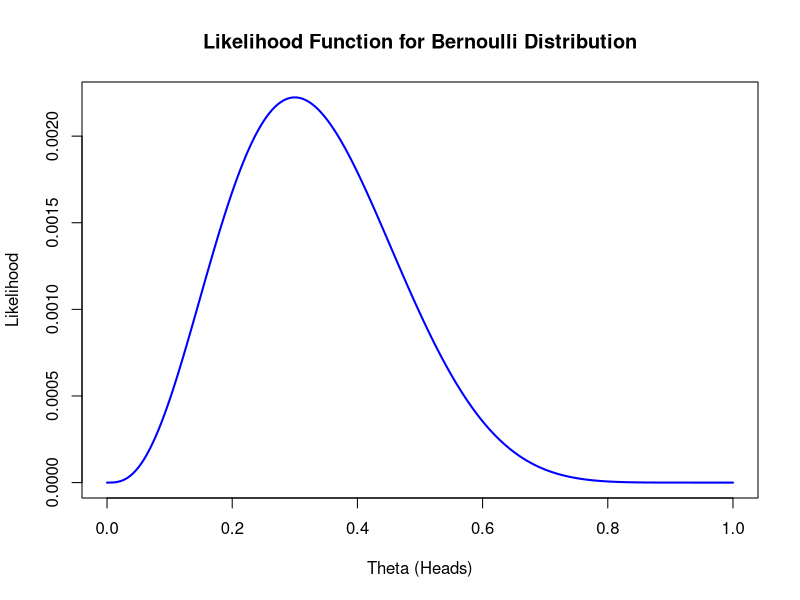
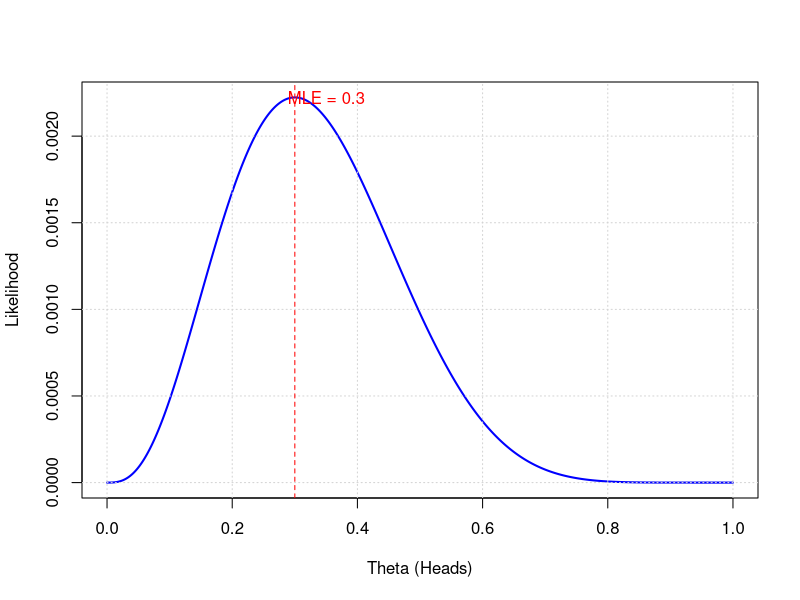

Reproduce these figures in R, in order.
## ---- chunk 1
n <- 10  
successes <- 3 
failures <- n - successes 

likelihood_function <- function(theta) {
  return((theta^successes) * ((1 - theta)^failures))
}

theta_values <- seq(0, 1, length.out = 10000)

# Calculate the likelihood for each theta
likelihood_values <- sapply(theta_values, likelihood_function)

# Plot the likelihood function
plot(theta_values, likelihood_values, type = "l", col = "blue", 
     main = "Likelihood Function for Bernoulli Distribution",
     xlab = "Theta (Heads)",
     ylab = "Likelihood", lwd = 2)
## ---- chunk 2
 # Placeholder for likelihood values
likelihood_values <- numeric(length(theta_values)) 

# Perform grid search
for (i in 1:length(theta_values)) {
  likelihood_values[i] <- likelihood_function(theta_values[i])
}

# Find the theta value that maximizes the likelihood
theta_MLE <- theta_values[which.max(likelihood_values)]
max_likelihood <- max(likelihood_values)

# Output MLE and the corresponding likelihood
cat("The MLE for theta is:", round(theta_MLE, 4), "\n")
cat("The maximum likelihood value is:", round(max_likelihood, 4), "\n")

# Plot the likelihood function
plot(theta_values, likelihood_values, type = "l", col = "blue", 
     xlab = "Theta (Heads)",
     ylab = "Likelihood", lwd = 2)
grid()

# Add vertical line at MLE (estimated theta)
abline(v = theta_MLE, col = "red", lty = 2)

# Annotate the MLE on the plot
text(theta_MLE + 0.05, max_likelihood, labels = paste("MLE =", round(theta_MLE, 2)), col = "red")
